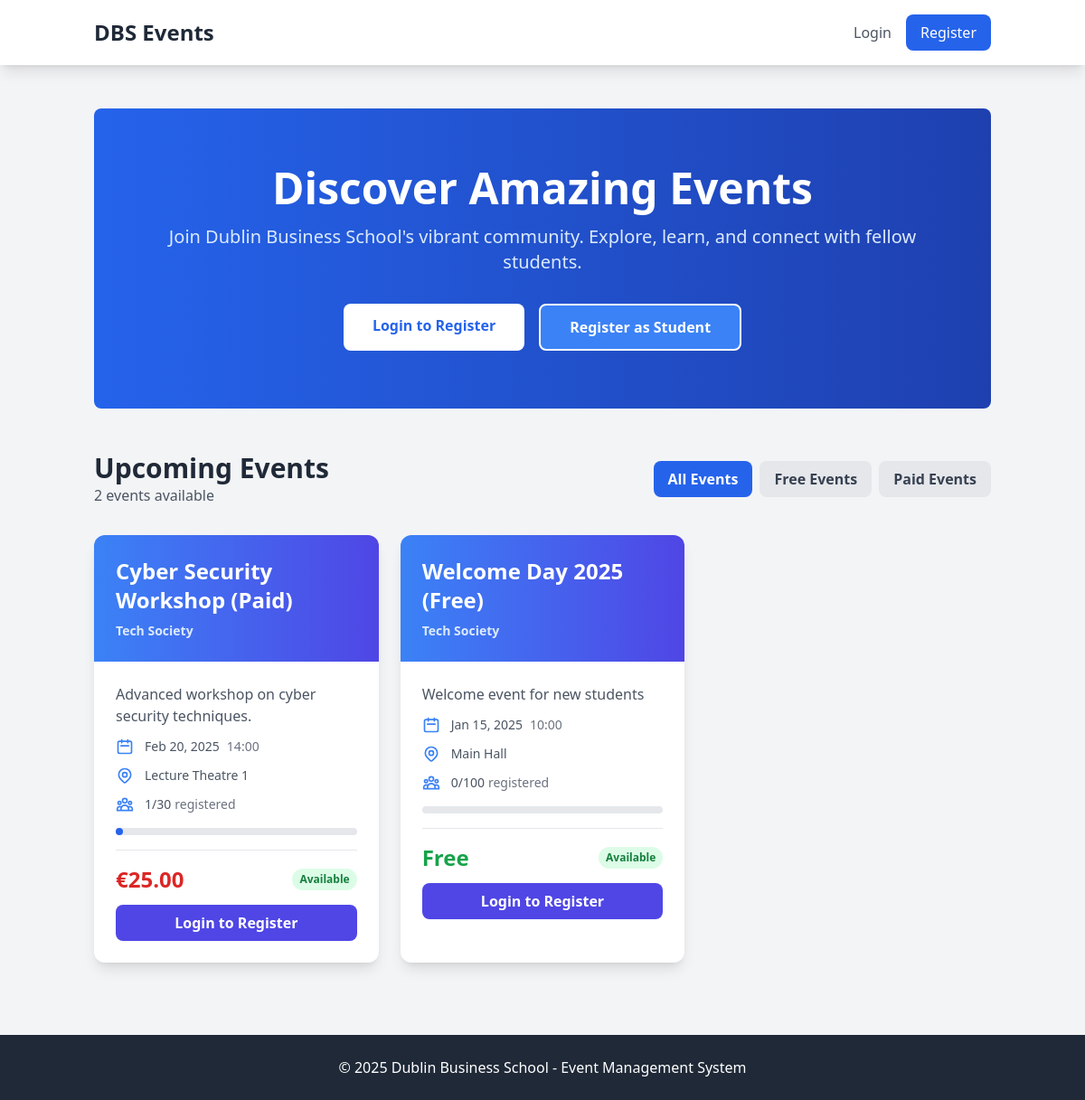
Before: / with the older database file.
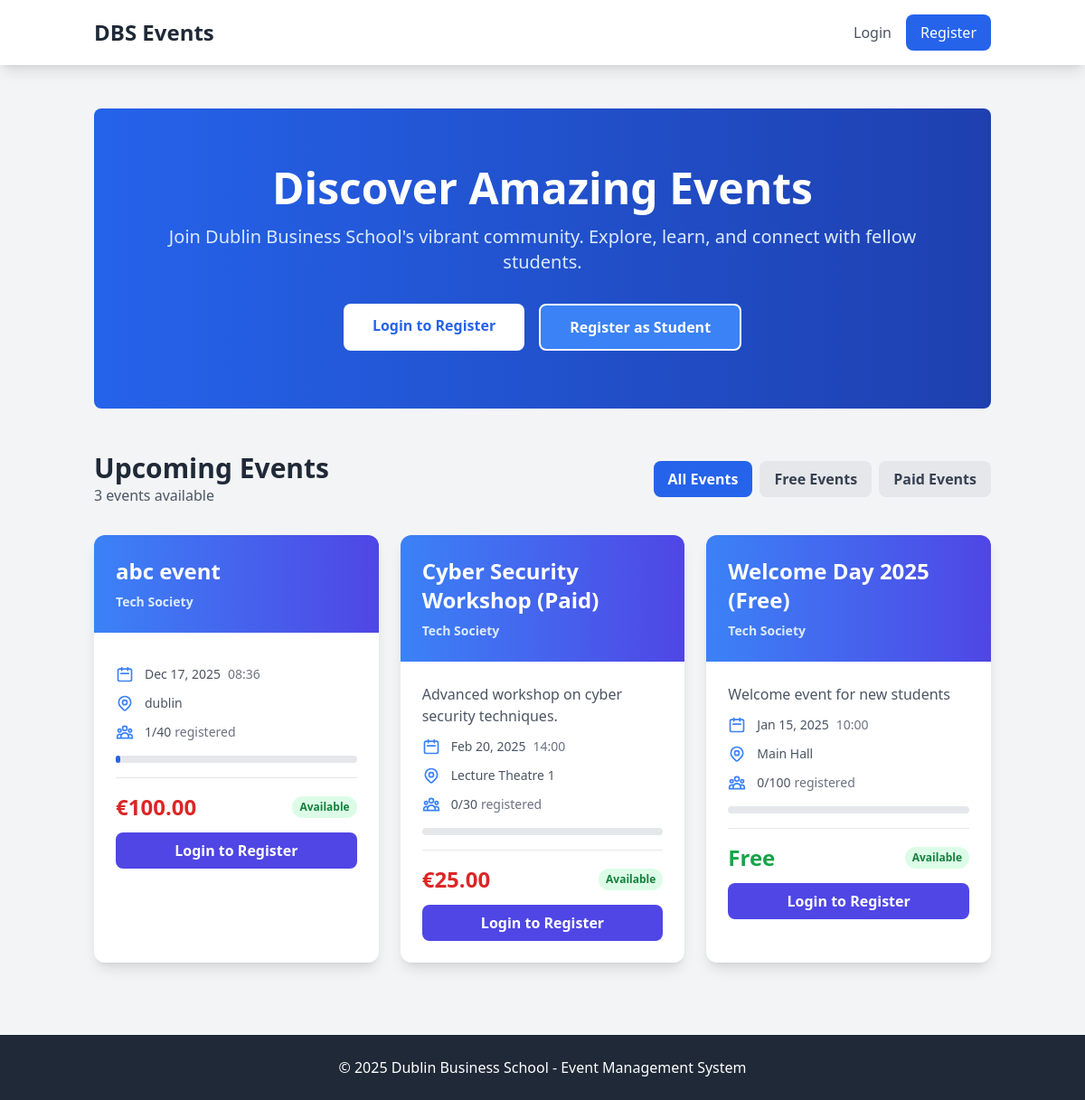
After: the same page with the newer database file.
### models.py (models this page shows, shortened)
class Event(db.Model):
    id = db.Column(db.Integer, primary_key=True)
    title = db.Column(db.String(200), nullable=False)
    description = db.Column(db.Text, nullable=True)
    event_date = db.Column(db.DateTime, nullable=False)
    location = db.Column(db.String(200), nullable=False)
    capacity = db.Column(db.Integer, nullable=False)
    is_paid = db.Column(db.Boolean, default=False)
    cost = db.Column(db.Float, default=0.0)
    society_id = db.Column(db.Integer, db.ForeignKey('society.id'), nullable=True)
    created_by = db.Column(db.Integer, db.ForeignKey('user.id'), nullable=False)
    created_at = db.Column(db.DateTime, default=datetime.utcnow)
    registrations = db.relationship('Registration', backref='event', lazy=True, cascade='all, delete-orphan')
    def get_registered_count(self):
        return len(self.registrations)
    def is_full(self):
        return self.get_registered_count() >= self.capacity

class Society(db.Model):
    id = db.Column(db.Integer, primary_key=True)
    name = db.Column(db.String(100), nullable=False, unique=True)
    description = db.Column(db.Text, nullable=True)
    society_head_id = db.Column(db.Integer, db.ForeignKey('user.id'), nullable=False)
    created_at = db.Column(db.DateTime, default=datetime.utcnow)
    events = db.relationship('Event', backref='society', lazy=True)

### backend/routes/public.py (the view, shortened to what this page needs)
@public_bp.route("/", endpoint="index")
def index():
    events = Event.query.order_by(Event.event_date.desc()).all()
    return render_template("index.html", events=events)

### frontend/templates/index.html (shortened to what this page needs)
{% extends "base.html" %}
{% block public_content %}
<div class="bg-gradient-to-r from-blue-600 to-blue-800 text-white py-16 px-4 rounded-lg mb-12">
    <div class="max-w-4xl mx-auto text-center">
        <h1 class="text-5xl font-bold mb-4">Discover Amazing Events</h1>
        <p class="text-xl text-blue-100 mb-8">Join Dublin Business School's vibrant community. Explore, learn, and connect with fellow students.</p>
        {% if not current_user.is_authenticated %}
        <div class="flex gap-4 justify-center">
            <a href="{{ url_for('public.login') }}" class="bg-white text-blue-600 px-8 py-3 rounded-lg font-semibold hover:bg-blue-50 transition">
                Login to Register
            </a>
            <a href="{{ url_for('public.register') }}" class="bg-blue-500 text-white px-8 py-3 rounded-lg font-semibold hover:bg-blue-400 transition border-2 border-white">
                Register as Student
            </a>
        </div>
        {% endif %}
    </div>
</div>
<div class="mb-8 flex flex-col md:flex-row gap-4 items-center justify-between">
    <div>
        <h2 class="text-3xl font-bold text-gray-800">Upcoming Events</h2>
        <p class="text-gray-600">{{ events|length }} events available</p>
    </div>
    <div class="flex gap-2">
        <button class="px-4 py-2 rounded-lg bg-blue-600 text-white hover:bg-blue-700 font-semibold">All Events</button>
        <button class="px-4 py-2 rounded-lg bg-gray-200 text-gray-700 hover:bg-gray-300 font-semibold">Free Events</button>
        <button class="px-4 py-2 rounded-lg bg-gray-200 text-gray-700 hover:bg-gray-300 font-semibold">Paid Events</button>
    </div>
</div>
<div class="grid grid-cols-1 md:grid-cols-2 lg:grid-cols-3 gap-6">
    {% for event in events %}
    <div class="bg-white rounded-xl shadow-lg overflow-hidden hover:shadow-2xl transition-all duration-300 transform hover:-translate-y-1">
        <div class="bg-gradient-to-r from-blue-500 to-indigo-600 p-6">
            <h3 class="text-2xl font-bold text-white mb-2">{{ event.title }}</h3>
            {% if event.society %}
            <p class="text-blue-100 text-sm font-semibold">{{ event.society.name }}</p>
            {% endif %}
        </div>
        <div class="p-6">
            <p class="text-gray-600 mb-3">{{ event.description[:100] }}{% if event.description|length > 100 %}...{% endif %}</p>
            <div class="space-y-3 mb-4 text-sm">
                <div class="flex items-center text-gray-600">
                    <svg class="w-5 h-5 mr-3 text-blue-500" fill="none" stroke="currentColor" viewBox="0 0 24 24">
                        <path stroke-linecap="round" stroke-linejoin="round" stroke-width="2" d="M8 7V3m8 4V3m-9 8h10M5 21h14a2 2 0 002-2V7a2 2 0 00-2-2H5a2 2 0 00-2 2v12a2 2 0 002 2z"></path>
                    </svg>
                    <span class="font-medium">{{ event.event_date.strftime('%b %d, %Y') }}</span>
                    <span class="text-gray-500 ml-2">{{ event.event_date.strftime('%H:%M') }}</span>
                </div>
                <div class="flex items-center text-gray-600">
                    <span class="font-medium">{{ event.location }}</span>
                </div>
                <div class="flex items-center text-gray-600">
                    <span class="font-medium">{{ event.get_registered_count() }}/{{ event.capacity }}</span>
                    <span class="text-gray-500 ml-1">registered</span>
                </div>
            </div>
            <div class="mb-4">
                <div class="w-full bg-gray-200 rounded-full h-2">
                    <div class="bg-blue-600 h-2 rounded-full" style="width: {{ (event.get_registered_count() / event.capacity * 100)|int }}%"></div>
                </div>
            </div>
            <div class="border-t pt-4 mt-4">
                <div class="flex items-center justify-between mb-3">
                    {% if event.is_paid %}
                        <span class="text-2xl font-bold text-red-600">€{{ "%.2f" | format(event.cost) }}</span>
                    {% else %}
                        <span class="text-2xl font-bold text-green-600">Free</span>
                    {% endif %}
                    {% if event.is_full() %}
                        <span class="text-xs bg-red-100 text-red-700 px-2 py-1 rounded-full font-semibold">Full</span>
                    {% else %}
                        <span class="text-xs bg-green-100 text-green-700 px-2 py-1 rounded-full font-semibold">Available</span>
                    {% endif %}
                </div>
                {% if current_user.is_authenticated and current_user.role == 'student' %}
                    {% set is_registered = namespace(value=False) %}
                    {% for reg in current_user.registrations %}
                        {% if reg.event_id == event.id %}
                            {% set is_registered.value = True %}
                        {% endif %}
                    {% endfor %}
                    {% if is_registered.value %}
                        <button class="w-full bg-green-600 text-white py-2 rounded-lg font-semibold hover:bg-green-700 transition">
                            ✓ Registered
                        </button>
                    {% elif event.is_full() %}
                        <button disabled class="w-full bg-gray-300 text-gray-600 py-2 rounded-lg font-semibold cursor-not-allowed">
                            Event Full
                        </button>
                    {% else %}
                        <a href="{{ url_for('student.register_event', event_id=event.id) }}"
                           class="block text-center bg-blue-600 text-white py-2 rounded-lg hover:bg-blue-700 font-semibold transition">
                            Register Now
                        </a>
                    {% endif %}
                {% else %}
                    <a href="{{ url_for('public.login') }}"
                       class="block text-center bg-indigo-600 text-white py-2 rounded-lg hover:bg-indigo-700 font-semibold transition">
                        Login to Register
                    </a>
                {% endif %}
            </div>
        </div>
    </div>
    {% endfor %}
</div>
{% endblock %}

Changed rows visible on the page:
added Event: title "abc event", society.name "Tech Society", event_date "Dec 17, 2025", event_date "08:36", location "dublin", get_registered_count "1", capacity "40", cost "100.00", shows "Available"
computed for Event "Cyber Security Workshop (Paid)": get_registered_count "1" → "0"
Other visible differences:
{{ events|length }}: "2" → "3"
